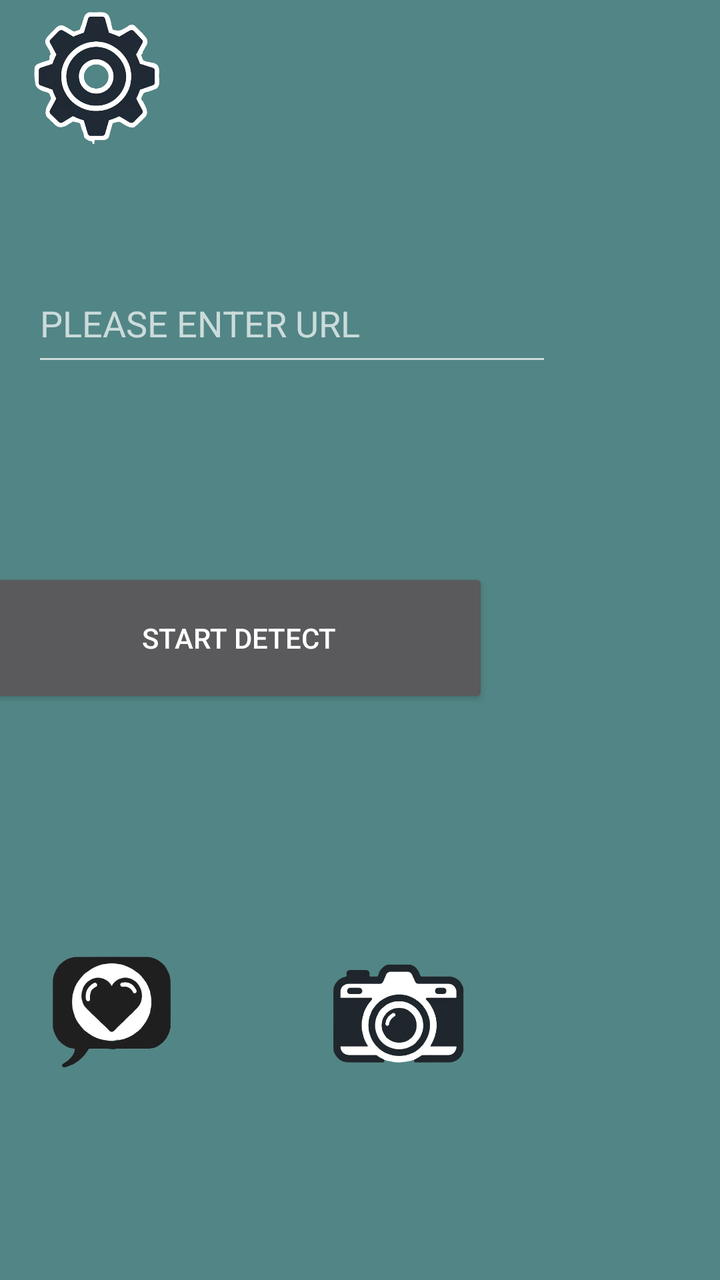
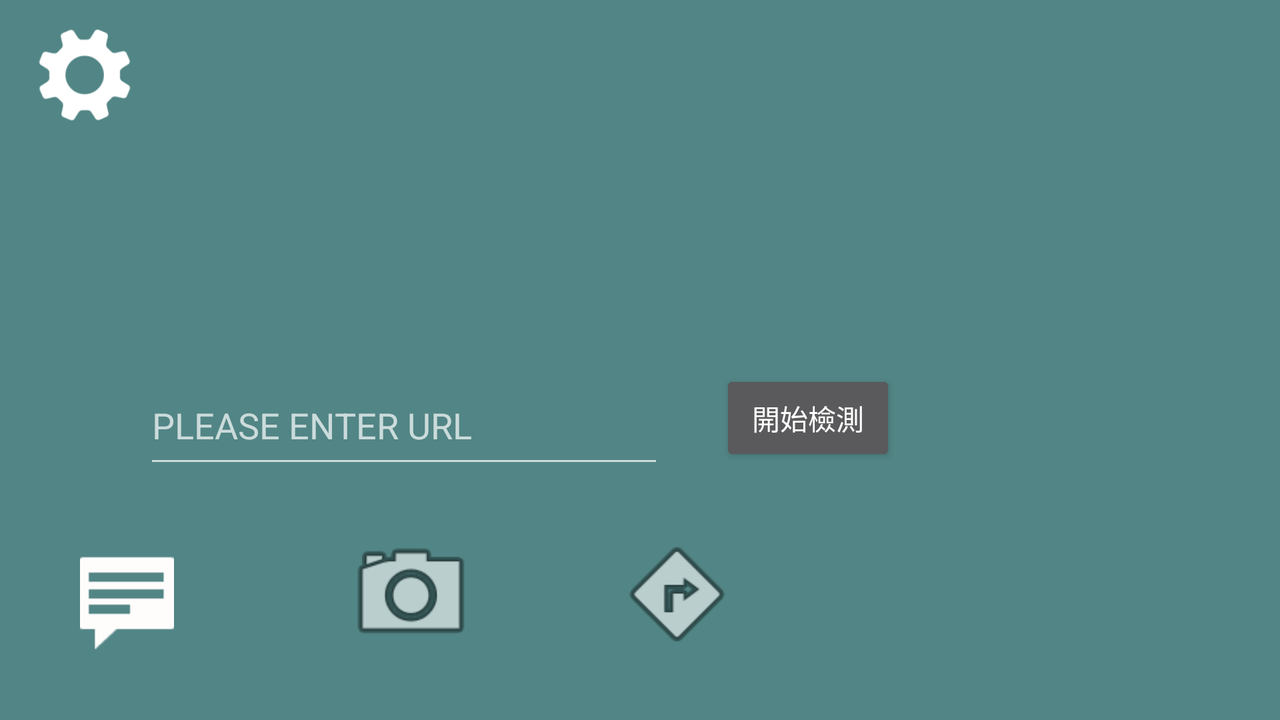

One screen, two layout resources from the same app: the default and the repository's alternative for another configuration. Each is rendered where Android would select it; the XML of both is given below.
<!-- AndroidManifest.xml: application theme Theme.Design.NoActionBar -->
<!-- res/layout/fragment_home.xml -->
<?xml version="1.0" encoding="utf-8"?>
<FrameLayout xmlns:android="http://schemas.android.com/apk/res/android"
    xmlns:app="http://schemas.android.com/apk/res-auto"
    xmlns:tools="http://schemas.android.com/tools"
    android:id="@+id/drawer_layout"
    android:layout_width="match_parent"
    android:layout_height="match_parent"
    android:background="#528585"
    tools:context=".FragmentHome">

    <androidx.constraintlayout.widget.ConstraintLayout
        android:layout_width="match_parent"
        android:layout_height="match_parent">


        <androidx.constraintlayout.widget.Guideline
            android:id="@+id/guideline16"
            android:layout_width="wrap_content"
            android:layout_height="wrap_content"
            android:orientation="vertical"
            app:layout_constraintGuide_percent="0.2" />

        <ImageButton
            android:id="@+id/imageButton4"
            android:layout_width="101dp"
            android:layout_height="98dp"
            android:layout_marginTop="136dp"
            android:layout_marginEnd="84dp"
            android:background="@color/背景"
            android:backgroundTint="@color/背景"
            android:scaleType="centerCrop"
            android:src="@mipmap/favorites"
            app:layout_constraintEnd_toStartOf="@+id/guideline13"
            app:layout_constraintTop_toTopOf="@+id/guideline5"
            tools:ignore="SpeakableTextPresentCheck,TouchTargetSizeCheck" />

        <ImageButton
            android:id="@+id/camerabutton1"
            android:layout_width="114dp"
            android:layout_height="100dp"
            android:layout_marginTop="136dp"
            android:backgroundTint="@color/背景"
            android:scaleType="centerCrop"
            android:src="@mipmap/camera"
            app:layout_constraintEnd_toStartOf="@+id/guideline17"
            app:layout_constraintHorizontal_bias="0.684"
            app:layout_constraintStart_toStartOf="@+id/guideline16"
            app:layout_constraintTop_toTopOf="@+id/guideline5"
            tools:ignore="SpeakableTextPresentCheck" />


        <Button
            android:id="@+id/button"
            style="@style/Widget.AppCompat.Button"
            android:layout_width="250dp"
            android:layout_height="70dp"
            android:layout_marginTop="96dp"
            android:layout_marginEnd="44dp"
            android:text="@string/START_DETECT"

            app:layout_constraintEnd_toEndOf="@id/guideline17"
            app:layout_constraintTop_toBottomOf="@+id/urleditText" />

        <EditText
            android:id="@+id/urleditText"
            android:layout_width="260dp"
            android:layout_height="56dp"
            android:layout_marginTop="68dp"
            android:autofillHints=""
            android:ems="10"
            android:hint="@string/ENTER_URL"
            android:inputType="text"
            android:minHeight="48dp"
            app:layout_constraintEnd_toEndOf="parent"
            app:layout_constraintHorizontal_bias="0.16"
            app:layout_constraintStart_toStartOf="parent"
            app:layout_constraintTop_toTopOf="@+id/guideline14"
            tools:ignore="LabelFor,MissingConstraints" />

        <androidx.constraintlayout.widget.Guideline
            android:id="@+id/guideline13"
            android:layout_width="wrap_content"
            android:layout_height="wrap_content"
            android:layout_marginBottom="767dp"
            android:orientation="vertical"
            app:layout_constraintBottom_toTopOf="@+id/camerabutton1"
            app:layout_constraintEnd_toEndOf="parent"
            app:layout_constraintGuide_percent="0.53"
            app:layout_constraintStart_toStartOf="parent"
            app:layout_constraintTop_toTopOf="parent" />

        <ImageButton
            android:id="@+id/imageButton2"
            android:layout_width="88dp"
            android:layout_height="68dp"
            android:layout_marginStart="4dp"
            android:layout_marginTop="4dp"
            android:background="@color/背景"
            android:contentDescription="@string/todo"
            android:scaleType="fitCenter"
            android:src="@mipmap/settings_icon"
            app:layout_constraintStart_toStartOf="parent"
            app:layout_constraintTop_toTopOf="parent" />

        <androidx.constraintlayout.widget.Guideline
            android:id="@+id/guideline5"
            android:layout_width="wrap_content"
            android:layout_height="wrap_content"
            android:orientation="horizontal"
            app:layout_constraintGuide_percent="0.5" />

        <androidx.constraintlayout.widget.Guideline
            android:id="@+id/guideline14"
            android:layout_width="wrap_content"
            android:layout_height="wrap_content"
            android:orientation="horizontal"
            app:layout_constraintGuide_percent="0.1" />

        <androidx.constraintlayout.widget.Guideline
            android:id="@+id/guideline17"
            android:layout_width="wrap_content"
            android:layout_height="wrap_content"
            android:orientation="vertical"
            app:layout_constraintGuide_percent="0.8" />


    </androidx.constraintlayout.widget.ConstraintLayout>

</FrameLayout>
<!-- resources referenced by this layout -->
<resources>
  <!-- mipmap camera: png bitmap (mipmap-hdpi, 82143 bytes) -->
  <!-- mipmap favorites: png bitmap (mipmap-hdpi, 43052 bytes) -->
  <!-- mipmap settings_icon: png bitmap (mipmap-hdpi, 143793 bytes) -->
  <string name="ENTER_URL">PLEASE ENTER URL</string>
  <string name="START_DETECT">START DETECT</string>
  <string name="todo">TODO</string>
</resources>
<!-- res/layout-land/fragment_home.xml (the repository's variant of the layout above) -->
<!-- drawn on the phone turned sideways -->
<?xml version="1.0" encoding="utf-8"?>
<FrameLayout xmlns:android="http://schemas.android.com/apk/res/android"
    xmlns:app="http://schemas.android.com/apk/res-auto"
    xmlns:tools="http://schemas.android.com/tools"
    android:id="@+id/drawer_layout"
    android:layout_width="match_parent"
    android:layout_height="match_parent"
    android:background="#528585"
    tools:context=".FragmentHome">

    <androidx.constraintlayout.widget.ConstraintLayout
        android:layout_width="match_parent"
        android:layout_height="match_parent">


        <ImageButton
            android:id="@+id/imageButton3"
            android:layout_width="69dp"
            android:layout_height="69dp"
            android:layout_marginStart="52dp"
            android:layout_marginBottom="28dp"
            android:background="@color/背景"
            android:backgroundTint="@color/背景"
            android:scaleType="centerCrop"
            android:src="@android:drawable/ic_menu_directions"
            app:layout_constraintBottom_toBottomOf="parent"
            app:layout_constraintStart_toEndOf="@+id/camerabutton1"
            tools:ignore="SpeakableTextPresentCheck" />

        <ImageButton
            android:id="@+id/camerabutton1"
            android:layout_width="93dp"
            android:layout_height="71dp"
            android:layout_marginStart="72dp"
            android:layout_marginBottom="28dp"
            android:backgroundTint="@color/背景"
            android:scaleType="centerCrop"
            android:src="@android:drawable/ic_menu_camera"
            app:layout_constraintBottom_toBottomOf="parent"
            app:layout_constraintStart_toEndOf="@+id/imageButton4"
            tools:ignore="SpeakableTextPresentCheck" />

        <ImageButton
            android:id="@+id/imageButton4"
            android:layout_width="47dp"
            android:layout_height="55dp"
            android:layout_marginStart="40dp"
            android:layout_marginBottom="34dp"
            android:background="@color/背景"
            android:backgroundTint="@color/背景"
            android:scaleType="centerCrop"
            android:src="@android:drawable/stat_notify_chat"
            app:layout_constraintBottom_toBottomOf="parent"
            app:layout_constraintStart_toStartOf="parent"
            app:tint="#FFFCFC"
            tools:ignore="SpeakableTextPresentCheck,TouchTargetSizeCheck" />

        <ImageButton
            android:id="@+id/imageButton2"
            android:layout_width="72dp"
            android:layout_height="67dp"
            android:layout_marginTop="4dp"
            android:background="@color/背景"
            android:contentDescription="@string/todo"
            android:scaleType="fitCenter"
            android:src="@drawable/setting_removebg_preview_1"
            app:layout_constraintEnd_toEndOf="parent"
            app:layout_constraintHorizontal_bias="0.011"
            app:layout_constraintStart_toStartOf="parent"
            app:layout_constraintTop_toTopOf="parent"
            app:tint="#FFFFFF" />

        <EditText
            android:id="@+id/urleditText"
            android:layout_width="260dp"
            android:layout_height="56dp"
            android:layout_marginStart="72dp"
            android:layout_marginTop="160dp"
            android:autofillHints=""
            android:ems="10"
            android:hint="@string/ENTER_URL"
            android:inputType="text"
            android:minHeight="48dp"
            app:layout_constraintBottom_toTopOf="@+id/guideline5"
            app:layout_constraintStart_toStartOf="parent"
            app:layout_constraintTop_toTopOf="parent"
            app:layout_constraintVertical_bias="0.116"
            tools:ignore="LabelFor,MissingConstraints" />

        <androidx.constraintlayout.widget.Guideline
            android:id="@+id/guideline4"
            android:layout_width="wrap_content"
            android:layout_height="wrap_content"
            android:orientation="horizontal"
            app:layout_constraintGuide_begin="712dp" />

        <Button
            android:id="@+id/button"
            style="@style/Widget.AppCompat.Button"
            android:layout_width="wrap_content"
            android:layout_height="wrap_content"
            android:layout_marginEnd="192dp"
            android:layout_marginBottom="180dp"
            android:text="開始檢測"
            app:layout_constraintBottom_toTopOf="@+id/guideline5"
            app:layout_constraintEnd_toEndOf="parent" />

        <androidx.constraintlayout.widget.Guideline
            android:id="@+id/guideline5"
            android:layout_width="wrap_content"
            android:layout_height="wrap_content"
            android:orientation="horizontal"
            app:layout_constraintGuide_begin="413dp" />


    </androidx.constraintlayout.widget.ConstraintLayout>

</FrameLayout>
<!-- resources referenced by the variant -->
<!-- as the phone turned sideways resolves them -->
<resources>
  <!-- drawable setting_removebg_preview_1: png bitmap (drawable, 6669 bytes) -->
  <string name="ENTER_URL">PLEASE ENTER URL</string>
  <string name="todo">TODO</string>
</resources>
